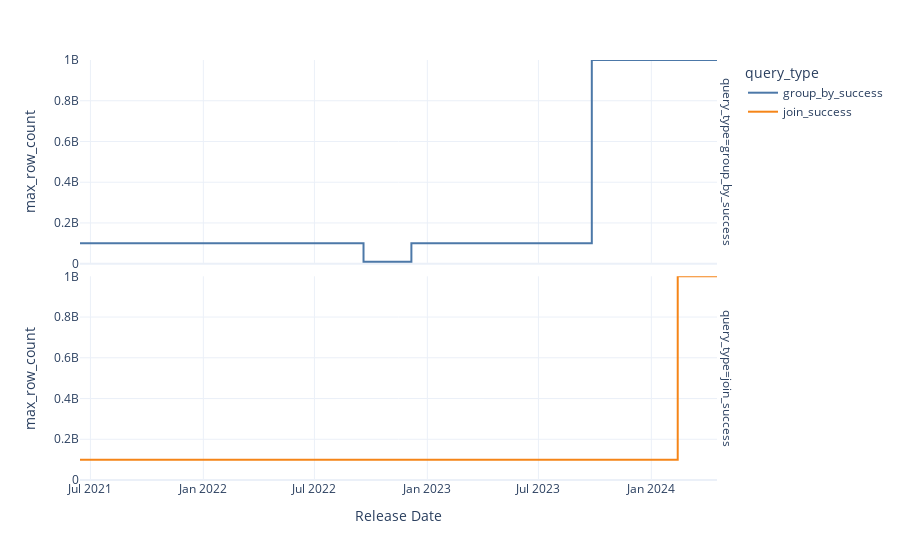

The notebook cell saved with this chart:
### Code cell
fig = px.line(plus_dates, 
             x='Release Date', 
             y='max_row_count',
             color='query_type',
             hover_data='DuckDB Version',
            #  barmode='group',
             template='plotly_white',
             color_discrete_sequence=px.colors.qualitative.T10,
             range_y=[0,1000000000],
             facet_row='query_type',
             line_shape='hv'
             )

fig.show()

### Figure 1 — Plotly figure (JSON) as saved in the notebook; plotly's stock layout.template omitted (floating-point values rounded to 4 significant figures)
{"data": [{"customdata": [["0.2.7"], ["0.2.8"], ["0.2.9"], ["0.3.0"], ["0.3.1"], ["0.3.2"], ["0.3.4"], ["0.4.0"], ["0.5.1"], ["0.6.1"], ["0.7.1"], ["0.8.1"], ["0.9.0"], ["0.9.1"], ["0.9.2"], ["0.10.0"], ["0.10.1"], ["0.10.2"]], "hovertemplate": "query_type=group_by_success<br>Release Date=%{x}<br>max_row_count=%{y}<br>DuckDB Version=%{customdata[0]}<extra></extra>", "legendgroup": "group_by_success", "line": {"color": "#4C78A8", "dash": "solid", "shape": "hv"}, "marker": {"symbol": "circle"}, "mode": "lines", "name": "group_by_success", "orientation": "v", "showlegend": true, "type": "scatter", "x": ["2021-06-14T00:00:00", "2021-08-02T00:00:00", "2021-09-06T00:00:00", "2021-10-06T00:00:00", "2021-11-16T00:00:00", "2022-02-07T00:00:00", "2022-04-25T00:00:00", "2022-06-20T00:00:00", "2022-09-19T00:00:00", "2022-12-06T00:00:00", "2023-02-27T00:00:00", "2023-06-13T00:00:00", "2023-09-26T00:00:00", "2023-10-11T00:00:00", "2023-11-14T00:00:00", "2024-02-13T00:00:00", "2024-03-18T00:00:00", "2024-04-17T00:00:00"], "xaxis": "x2", "y": [100000000, 100000000, 100000000, 100000000, 100000000, 100000000, 100000000, 100000000, 10000000, 100000000, 100000000, 100000000, 1000000000, 1000000000, 1000000000, 1000000000, 1000000000, 1000000000], "yaxis": "y2"}, {"customdata": [["0.2.7"], ["0.2.8"], ["0.2.9"], ["0.3.0"], ["0.3.1"], ["0.3.2"], ["0.3.4"], ["0.4.0"], ["0.5.1"], ["0.6.1"], ["0.7.1"], ["0.8.1"], ["0.9.0"], ["0.9.1"], ["0.9.2"], ["0.10.0"], ["0.10.1"], ["0.10.2"]], "hovertemplate": "query_type=join_success<br>Release Date=%{x}<br>max_row_count=%{y}<br>DuckDB Version=%{customdata[0]}<extra></extra>", "legendgroup": "join_success", "line": {"color": "#F58518", "dash": "solid", "shape": "hv"}, "marker": {"symbol": "circle"}, "mode": "lines", "name": "join_success", "orientation": "v", "showlegend": true, "type": "scatter", "x": ["2021-06-14T00:00:00", "2021-08-02T00:00:00", "2021-09-06T00:00:00", "2021-10-06T00:00:00", "2021-11-16T00:00:00", "2022-02-07T00:00:00", "2022-04-25T00:00:00", "2022-06-20T00:00:00", "2022-09-19T00:00:00", "2022-12-06T00:00:00", "2023-02-27T00:00:00", "2023-06-13T00:00:00", "2023-09-26T00:00:00", "2023-10-11T00:00:00", "2023-11-14T00:00:00", "2024-02-13T00:00:00", "2024-03-18T00:00:00", "2024-04-17T00:00:00"], "xaxis": "x", "y": [100000000, 100000000, 100000000, 100000000, 100000000, 100000000, 100000000, 100000000, 100000000, 100000000, 100000000, 100000000, 100000000, 100000000, 100000000, 1000000000, 1000000000, 1000000000], "yaxis": "y"}], "layout": {"annotations": [{"font": {}, "showarrow": false, "text": "query_type=join_success", "textangle": 90, "x": 0.98, "xanchor": "left", "xref": "paper", "y": 0.2425, "yanchor": "middle", "yref": "paper"}, {"font": {}, "showarrow": false, "text": "query_type=group_by_success", "textangle": 90, "x": 0.98, "xanchor": "left", "xref": "paper", "y": 0.7575, "yanchor": "middle", "yref": "paper"}], "legend": {"title": {"text": "query_type"}, "tracegroupgap": 0}, "margin": {"t": 60}, "xaxis": {"anchor": "y", "domain": [0, 0.98], "title": {"text": "Release Date"}}, "xaxis2": {"anchor": "y2", "domain": [0, 0.98], "matches": "x", "showticklabels": false}, "yaxis": {"anchor": "x", "domain": [0, 0.485], "range": [0, 1000000000], "title": {"text": "max_row_count"}}, "yaxis2": {"anchor": "x2", "domain": [0.515, 1], "matches": "y", "range": [0, 1000000000], "title": {"text": "max_row_count"}}}}
